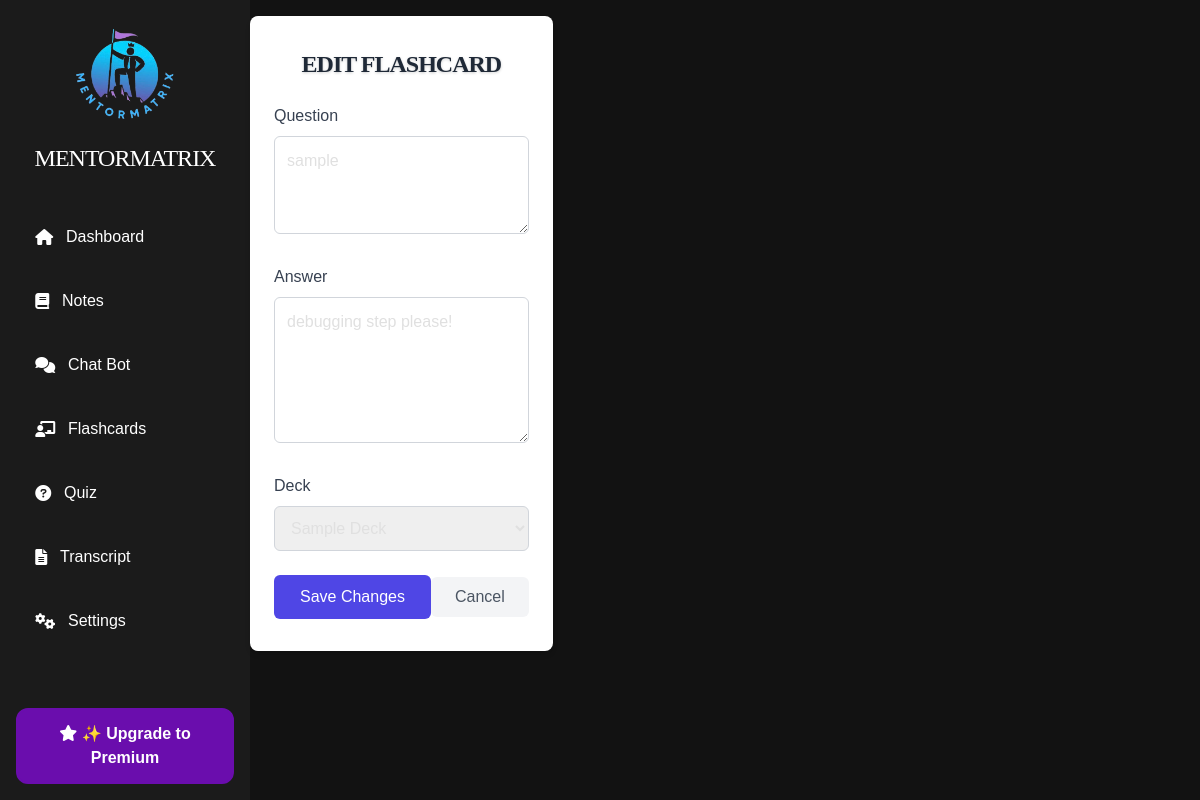
/edit_flashcard/6, run on an earlier commit of the app's database.
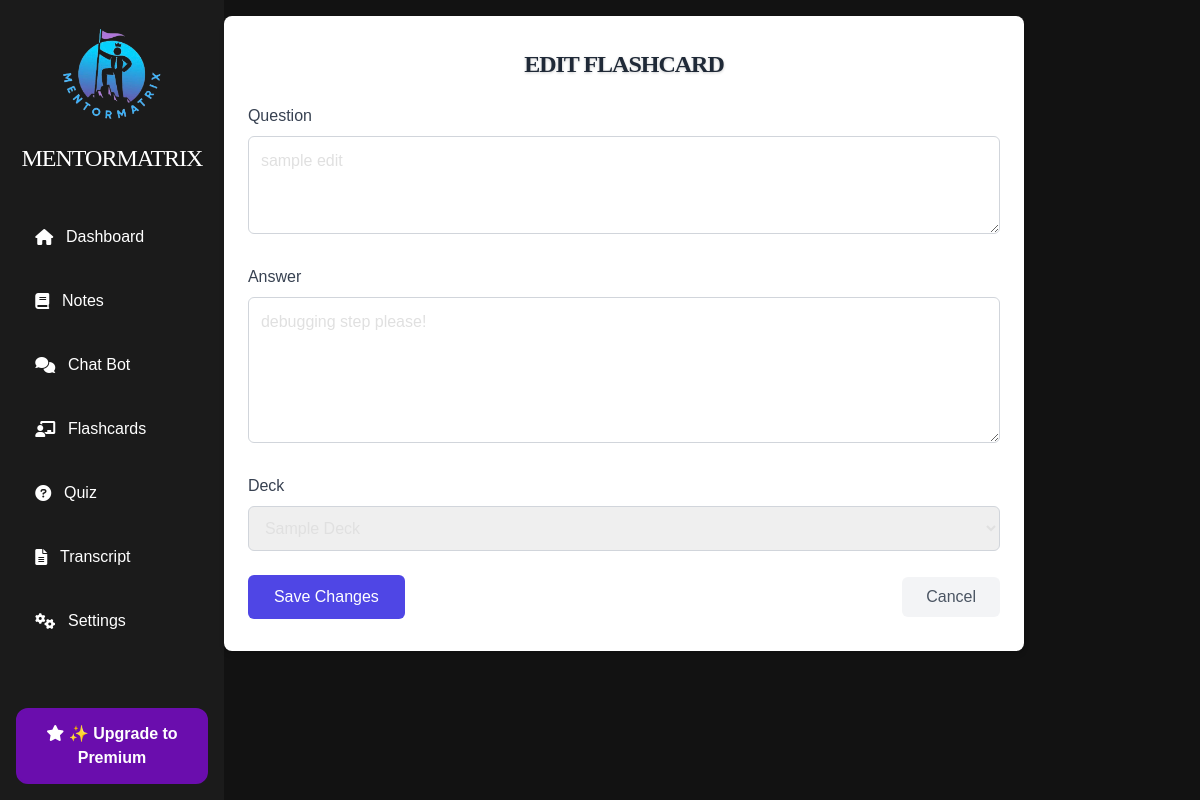
And on a later commit of the database.
### tables this page shows
CREATE TABLE flashcards (
                    id INTEGER PRIMARY KEY AUTOINCREMENT,
                    deck_id INTEGER NOT NULL,
                    note_id INTEGER,
                    question TEXT NOT NULL,
                    answer TEXT NOT NULL,
                    created_at DATETIME DEFAULT CURRENT_TIMESTAMP,
                    updated_at DATETIME DEFAULT CURRENT_TIMESTAMP,
                    FOREIGN KEY (deck_id) REFERENCES decks(id) ON DELETE CASCADE,
                    FOREIGN KEY (note_id) REFERENCES notes(id) ON DELETE CASCADE);

CREATE TABLE decks (
                    id INTEGER PRIMARY KEY AUTOINCREMENT,
                    title TEXT NOT NULL,
                    description TEXT,
                    created_at DATETIME DEFAULT CURRENT_TIMESTAMP,
                    updated_at DATETIME DEFAULT CURRENT_TIMESTAMP);

### routes/flashcards.py (the view, shortened to what this page needs)
@flashcards_blueprint.route('/edit_flashcard/<int:flashcard_id>', methods=['GET', 'POST'])
def edit_flashcard(flashcard_id):
    flashcard = db.execute("SELECT * FROM flashcards WHERE id = ?", flashcard_id)
    if not flashcard:
        flash("Flashcard not found.", "error")
        return redirect(url_for('flashcards.flashcards'))
    decks = db.execute("SELECT * FROM decks ORDER BY created_at DESC")  # Get available decks for selection
    return render_template('edit_flashcard.html', flashcard=flashcard[0], decks=decks)

### templates/edit_flashcard.html (shortened to what this page needs)
{% extends 'layout.html' %}
{% block content %}
<div class="w-full px-6 py-8 bg-white shadow-md rounded-lg">
    <h1 class="text-2xl font-semibold text-center text-gray-800 mb-6">Edit Flashcard</h1>
    <form method="POST" action="{{ url_for('flashcards.edit_flashcard', flashcard_id=flashcard['id']) }}">
        <div class="mb-6">
            <label for="question" class="block text-gray-700 font-medium mb-2">Question</label>
            <textarea id="question" name="question" class="w-full border border-gray-300 rounded-md p-3 focus:ring focus:ring-indigo-200 focus:outline-none" rows="3" required>{{ flashcard['question'] }}</textarea>
        </div>
        <div class="mb-6">
            <label for="answer" class="block text-gray-700 font-medium mb-2">Answer</label>
            <textarea id="answer" name="answer" class="w-full border border-gray-300 rounded-md p-3 focus:ring focus:ring-indigo-200 focus:outline-none" rows="5" required>{{ flashcard['answer'] }}</textarea>
        </div>
        <div class="mb-6">
            <label for="deck_id" class="block text-gray-700 font-medium mb-2">Deck</label>
            <select id="deck_id" name="deck_id" class="w-full border border-gray-300 rounded-md p-3 focus:ring focus:ring-indigo-200 focus:outline-none" required>
                {% for deck in decks %}
                <option value="{{ deck['id'] }}" {% if flashcard['deck_id'] == deck['id'] %}selected{% endif %}>
                    {{ deck['title'] }}
                </option>
                {% endfor %}
            </select>
        </div>
        <div class="flex justify-between items-center">
            <button type="submit" class="px-6 py-2 bg-indigo-600 text-white font-medium rounded-md hover:bg-indigo-700 focus:outline-none focus:ring focus:ring-indigo-300">
                Save Changes
            </button>
            <a href="{{ url_for('flashcards.flashcards') }}" class="px-6 py-2 bg-gray-100 text-gray-600 font-medium rounded-md hover:bg-gray-200 focus:outline-none focus:ring focus:ring-gray-300">
                Cancel
            </a>
        </div>
    </form>
</div>
{% endblock %}

What changed in the data, as far as the page shows it:
changed flashcards "debugging step please!": question "sample" → "sample edit"
